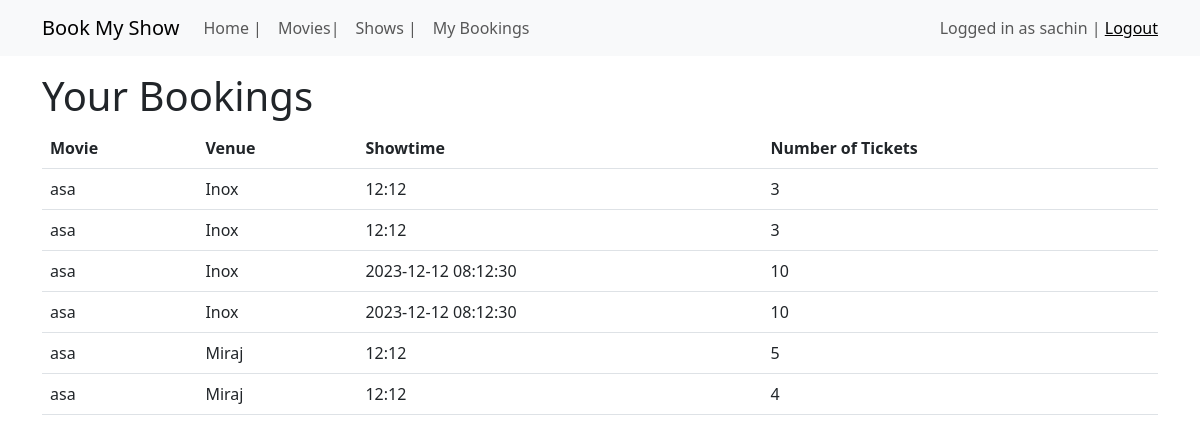
Before: /bookings (signed in) with the older database file.
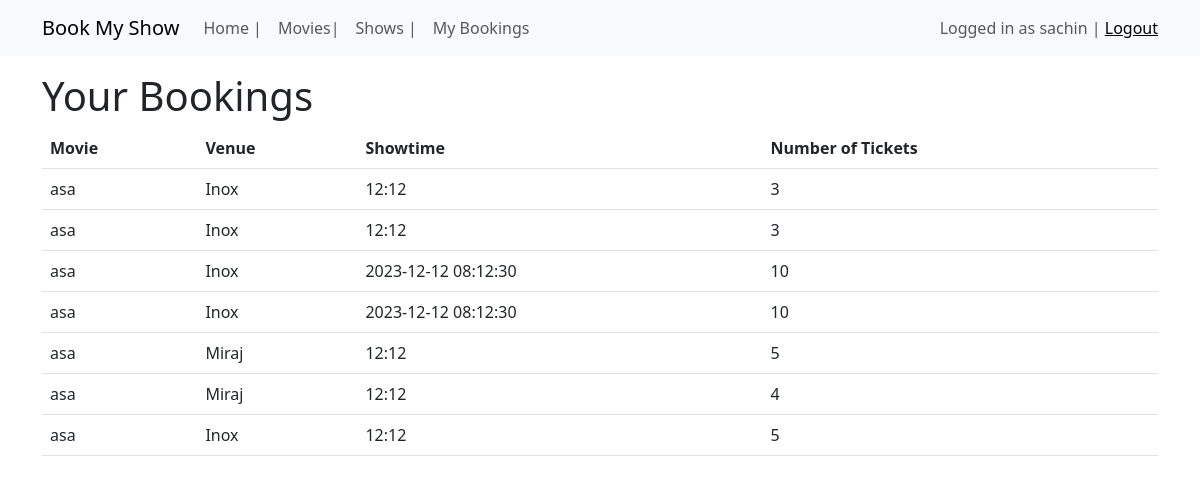
After: the same page with the newer database file.
### application/models.py (models this page shows, shortened)
class User(UserMixin,db.Model):
    id = db.Column(db.Integer, primary_key=True)
    username = db.Column(db.String(100), nullable=False)
    email = db.Column(db.String(100), nullable=False)
    is_admin = db.Column(db.Boolean, default=False)
    password_hash = db.Column(db.String(128),nullable=True)
    bookings = db.relationship('Booking', backref='user', lazy=True)
    comments = db.relationship('Comment', backref='user', lazy=True)
    likes = db.relationship('Like', backref='user', lazy=True)
    @property
    def password(self):
        raise AttributeError('Password is not a redable Attribute! ')

class Booking(db.Model):
    id = db.Column(db.Integer, primary_key=True)
    user_id = db.Column(db.Integer, db.ForeignKey('user.id'), nullable=False)
    showtime_id = db.Column(db.Integer, db.ForeignKey('showtime.id'), nullable=False)
    movie_id = db.Column(db.Integer, db.ForeignKey('movie.id'), nullable=False)
    cinema_id = db.Column(db.Integer, db.ForeignKey('cinema.id'), nullable=False)
    date = db.Column(db.Date)
    time = db.Column(db.Time)
    num_tickets = db.Column(db.Integer, nullable=False)

class Movie(db.Model):
    id = db.Column(db.Integer, primary_key=True)
    name = db.Column(db.String(100), nullable=False)
    genre = db.Column(db.String(100), nullable=False)
    director = db.Column(db.String(100), nullable=False)
    cast = db.Column(db.String(1000), nullable=False)
    synopsis = db.Column(db.Text, nullable=False)
    duration = db.Column(db.Integer, nullable=False)
    release_date = db.Column(db.Text)
    rating = db.Column(db.Float, nullable=False)
    poster = db.Column(db.String(100))
    bookings = db.relationship('Booking', backref='movie', lazy=True)
    comments = db.relationship('Comment', backref='movie', lazy=True)
    likes = db.relationship('Like', backref='movie', lazy=True)
    showtimes = db.relationship('Showtime', backref='movie', lazy=True)

class Cinema(db.Model):
    id = db.Column(db.Integer, primary_key=True)
    name = db.Column(db.String(100), nullable=False)
    location = db.Column(db.String(100), nullable=False)
    seating_capacity = db.Column(db.Integer, nullable=False)
    showtimes = db.relationship('Showtime', backref='cinema', lazy=True)
    bookings = db.relationship('Booking', backref='cinema', lazy=True)

class Showtime(db.Model):
    id = db.Column(db.Integer, primary_key=True)
    movie_id = db.Column(db.Integer, db.ForeignKey('movie.id') )
    cinema_id = db.Column(db.Integer, db.ForeignKey('cinema.id'))
    date = db.Column(db.String)
    time = db.Column(db.String, nullable=False)
    ticket_price = db.Column(db.Float, nullable=False)
    bookings = db.relationship('Booking', backref='showtime', lazy=True)
    num_booked = db.Column(db.Integer, default=0)

### application/controllers.py (the view)
@app.route('/bookings', methods=['GET', 'POST'])
@login_required
def bookings():
    bookings = Booking.query.filter_by(user_id=current_user.id).all()
    return render_template('bookings.html', bookings=bookings)

### application/controllers.py (called while the page is built)
@login_manager.user_loader
def load_user(user_id):
    return User.query.get(int(user_id))

### templates/bookings.html
{% extends "base.html" %}
{% block content %}
  <h1>Your Bookings</h1>
  {% if bookings %}
    <table class="table">
      <thead>
        <tr>
          <th>Movie</th>
          <th>Venue</th>
          <th>Showtime</th>
          <th>Number of Tickets</th>
        </tr>
      </thead>
      <tbody>
        {% for booking in bookings %}
          <tr>
            <td>{{ booking.movie.name }}</td>
            <td>{{ booking.cinema.name }}</td>
            <td>{{ booking.showtime.time }}</td>
            <td>{{ booking.num_tickets }}</td>
          </tr>
        {% endfor %}
      </tbody>
    </table>
  {% else %}
    <p>You haven't made any bookings yet.</p>
  {% endif %}
{% endblock %}

### templates/base.html (shortened to what this page needs)
<!DOCTYPE html>
<html>
<head>
	{% block styles %}
	<link rel="stylesheet" href="{{ url_for('static', filename='css/style.css') }}">
	<link href="https://cdn.jsdelivr.net/npm/bootstrap@5.3.0-alpha3/dist/css/bootstrap.min.css" rel="stylesheet">
	{% endblock %}
</head>
<body>
	<nav class="navbar navbar-expand-lg navbar-light bg-light">
		<div class="container">
			<a class="navbar-brand" href="#">Book My Show</a>
			<div class="collapse navbar-collapse" id="navbarNav">
				<ul class="navbar-nav">
					<li class="nav-item">
						<a class="nav-link" href="#">Home | </a>
					</li>
					<li class="nav-item">
						<a class="nav-link" href="#">Movies| </a>
					</li>
					<li class="nav-item">
						<a class="nav-link" href="#">Shows | </a>
					</li>
					{% if current_user %}
					<li class="nav-item">
						<a class="nav-link" href="#">My Bookings</a>
					</li>
					{% endif %}
				</ul>
				{% if current_user %}
				<div class="navbar-text ms-auto">
					Logged in as {{ current_user.username }} | <a href="{{ url_for('logout')}}">Logout</a>
				</div>
				{% else %}
				<div class="navbar-text ms-auto">
					<a href="#">Login</a> | <a href="#">Register</a>
				</div>
				{% endif %}
			</div>
		</div>
	</nav>
	<div class="container mt-3">
		{% block content %}{% endblock %}
	</div>
</body>
</html>

Changed rows visible on the page:
added Booking: movie.name "asa", cinema.name "Inox", showtime.time "12:12", num_tickets "5"
